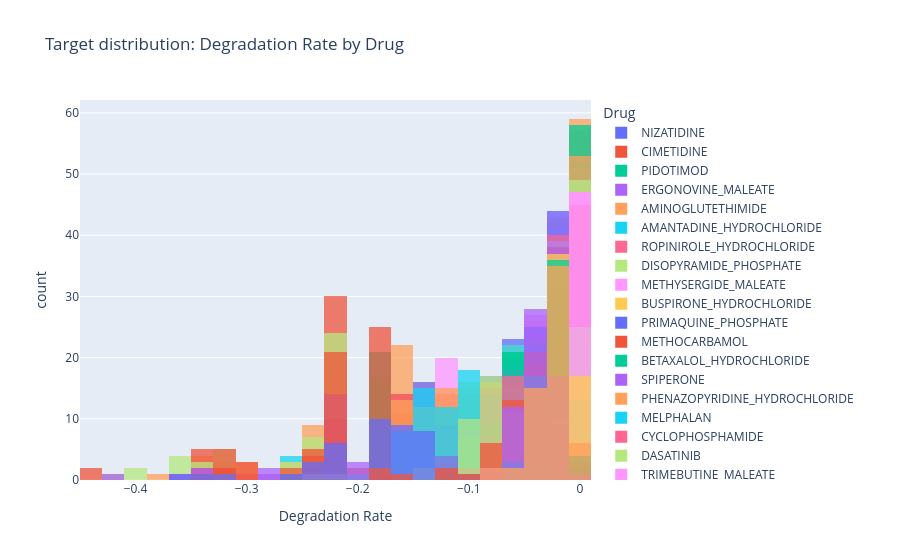

The code cell stored with this chart in its notebook:
### Code cell
# Target distribution overlaid per drug — spread within each drug tells you how
# much per-drug variance a model has to explain.
px.histogram(
    df, x=TASK["target"], color=TASK["covariate"], nbins=40, opacity=0.75,
    title=f"Target distribution: {TASK['target']} by {TASK['covariate']}",
).update_layout(barmode="overlay")
